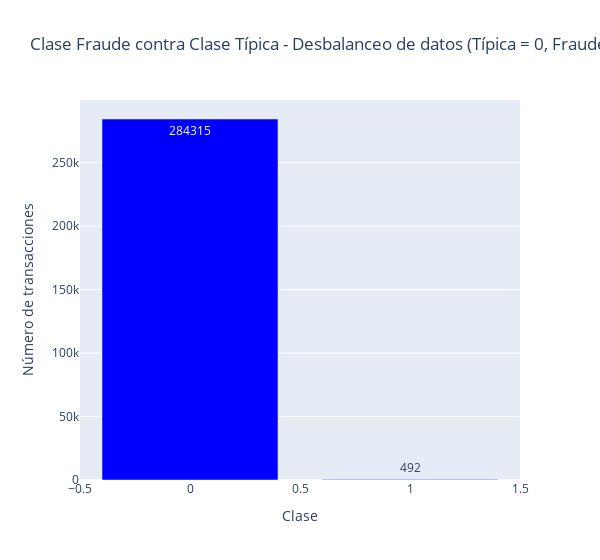

Notebook code cell kept with this figure:
### Code cell
df = pd.DataFrame({'is_fraud': temp.index,'values': temp.values})
#creamos un df exclusivo para representar la cantidad de transacciones fraudulentas contra las que no

trace = go.Bar(
    x = df['is_fraud'],y = df['values'],
    name="Clase Fraude contra Clase Típica - Desbalanceo de datos (Típica = 0, Fraude = 1)",
    marker=dict(color="Blue"),
    text=df['values']
)
data = [trace]
layout = dict(title = 'Clase Fraude contra Clase Típica - Desbalanceo de datos (Típica = 0, Fraude = 1)',
          xaxis = dict(title = 'Clase', showticklabels=True), 
          yaxis = dict(title = 'Número de transacciones'),
          hovermode = 'closest',width=600
         )
fig = dict(data=data, layout=layout)
iplot(fig, filename='class')

### Figure 1 — Plotly figure (JSON) as saved in the notebook; plotly's stock layout.template omitted (floating-point values rounded to 4 significant figures)
{"data": [{"marker": {"color": "Blue"}, "name": "Clase Fraude contra Clase Típica - Desbalanceo de datos (Típica = 0, Fraude = 1)", "text": [284315, 492], "type": "bar", "x": [0, 1], "y": [284315, 492]}], "layout": {"hovermode": "closest", "title": {"text": "Clase Fraude contra Clase Típica - Desbalanceo de datos (Típica = 0, Fraude = 1)"}, "width": 600, "xaxis": {"showticklabels": true, "title": {"text": "Clase"}}, "yaxis": {"title": {"text": "Número de transacciones"}}}}
